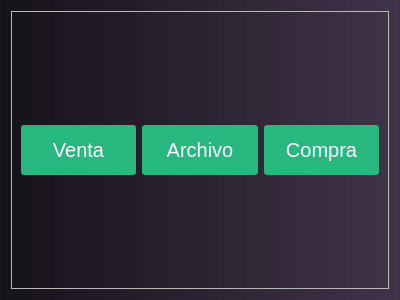
<?xml version="1.0" encoding="UTF-8"?>
<ui version="4.0">
 <class>VentanaAdd</class>
 <widget class="QDialog" name="VentanaAdd">
  <property name="geometry">
   <rect>
    <x>0</x>
    <y>0</y>
    <width>400</width>
    <height>300</height>
   </rect>
  </property>
  <property name="windowTitle">
   <string>Modificar ventas</string>
  </property>
  <property name="styleSheet">
   <string notr="true">.QPushButton {

border-radius:3px;
color:white !important;
background:#27b880;
font-size:20px;

}

#VentanaAdd{
background:qlineargradient(spread:reflect, x1:0, y1:0, x2:1, y2:0, stop:0 rgba(22, 18, 25, 255), stop:1 rgba(64, 52, 73, 255));
}</string>
  </property>
  <layout class="QHBoxLayout" name="horizontalLayout_2">
   <item>
    <widget class="QFrame" name="frame">
     <property name="enabled">
      <bool>true</bool>
     </property>
     <property name="frameShape">
      <enum>QFrame::StyledPanel</enum>
     </property>
     <property name="frameShadow">
      <enum>QFrame::Raised</enum>
     </property>
     <layout class="QHBoxLayout" name="horizontalLayout">
      <item>
       <widget class="QPushButton" name="venta">
        <property name="minimumSize">
         <size>
          <width>0</width>
          <height>50</height>
         </size>
        </property>
        <property name="text">
         <string>Venta</string>
        </property>
       </widget>
      </item>
      <item>
       <widget class="QPushButton" name="hoja">
        <property name="minimumSize">
         <size>
          <width>0</width>
          <height>50</height>
         </size>
        </property>
        <property name="text">
         <string>Archivo</string>
        </property>
       </widget>
      </item>
      <item>
       <widget class="QPushButton" name="compra">
        <property name="minimumSize">
         <size>
          <width>0</width>
          <height>50</height>
         </size>
        </property>
        <property name="text">
         <string>Compra</string>
        </property>
       </widget>
      </item>
     </layout>
    </widget>
   </item>
  </layout>
 </widget>
 <resources/>
 <connections/>
</ui>
